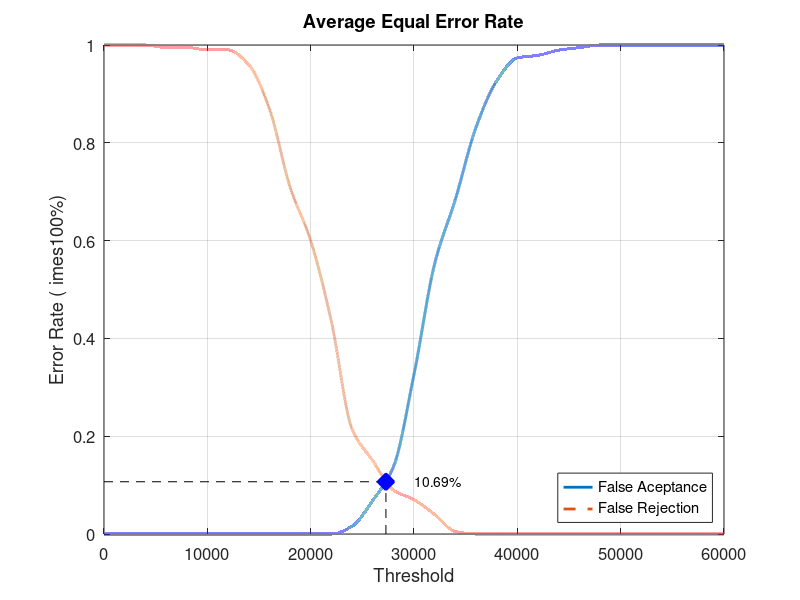
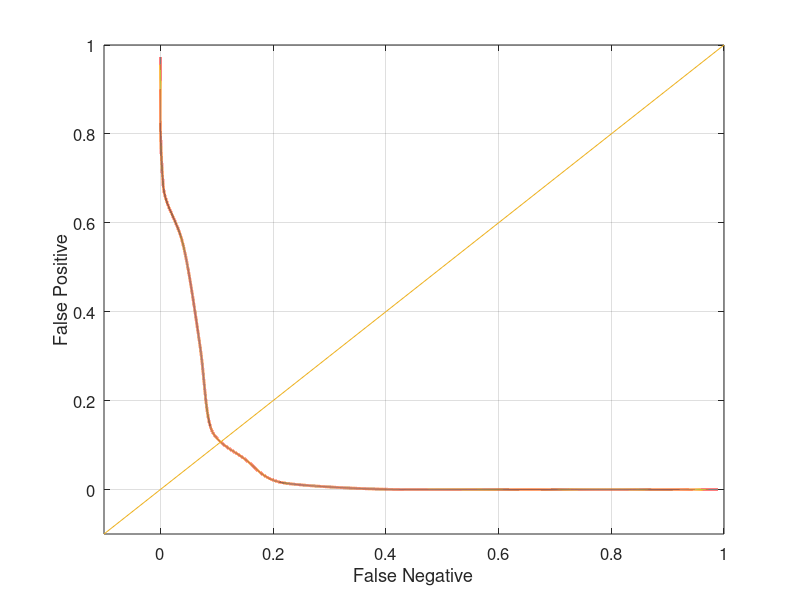

The MATLAB script that drew these images, in order:
close all;
clear;
clc;
x = 0:2000:60000;
xq = 0:0.5:60000;

y0 = [0 0 0 0 0 0 0 0 0 0 0 0 0.0157895 0.0684211 0.136842 0.326316 0.552632 0.684211 0.831579 0.926316 0.973684 0.978947 0.989474 0.994737 1 1 1 1 1 1 1]
yy0 = interp1(x, y0, xq, 'pchip');
y1 = [1 1 1 0.995 0.995 0.99 0.99 0.96 0.87 0.71 0.6 0.435 0.215 0.15 0.09 0.07 0.04 0.005 0 0 0 0 0 0 0 0 0 0 0 0 0]
yy1 = interp1(x, y1, xq, 'pchip');

% Calculating EER: 
y2 = abs(y0 - y1);
find(y2 == min(y2))
yy2 = abs(yy0 - yy1);
xEER = find(yy2 == min(yy2));
xEERIndex = xq(xEER) % X-axis EER
yEER = yy0(xEER) % Y-axis EER

main = figure
plot(xq, yy0,'-','LineWidth', 2);	hold on
plot(xq, yy1,'--','LineWidth', 2);	hold on
plot([xEERIndex xEERIndex], [0 yEER], 'k--');	hold on
plot([0 xEERIndex], [yEER yEER], 'k--');	hold on
plot(xEERIndex, yEER, 'bx', 'LineWidth', 10);	hold on
text(xEERIndex + 10 * xEERIndex / 100, yEER, [num2str(round((10000 * yEER)) / 100) '%'])
legend('False Aceptance', 'False Rejection', 'Location', 'SouthEast')
xlabel('Threshold')
ylabel('Error Rate (	imes100%)')
title('Average Equal Error Rate')
set(gca, 'FontSize', 12)
axis([0 60000 0 1])
grid on

print(main, 'Database2_2Main', '-dpng');
FNRxFPR = figure('Color', [1 1 1]);
plot(yy1, yy0, '-', yy1, yy0, 'LineWidth', 2);
hold on
y = -0.1:0.1:1
plot(y, y); 
set(gca, 'FontSize', 12)
xlabel('False Negative')
ylabel('False Positive')
axis([-0.1 1 -0.1 1])
set(gca, 'FontSize', 12)
grid on

print(FNRxFPR, 'Database2_2FNRxFPR','-dpng');
